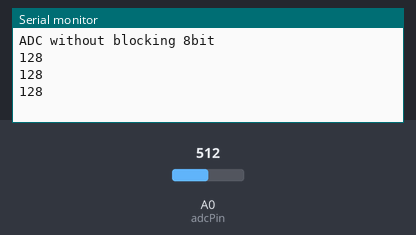
Recording of a sketch running on a simulated Arduino Uno, built with avr-gcc and run on an emulated ATmega328P. On the bench: the last lines printed to the serial monitor. The test bench sets the inputs (shaded band); at power-on: A0 (adcPin) = 512.

Above: at 1.3 s.
1.4 s: A0 (adcPin) set to 716
At 1.9 s:
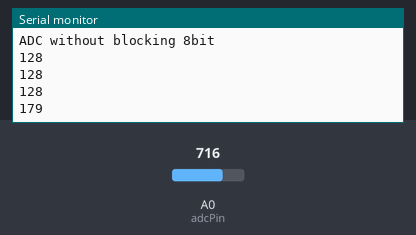
2.9 s: A0 (adcPin) set to 900
At 3.4 s:
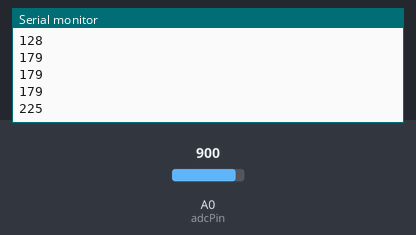
Timing chart, 0 to 5.9 s (numbered marks = the images above; inputs shaded):
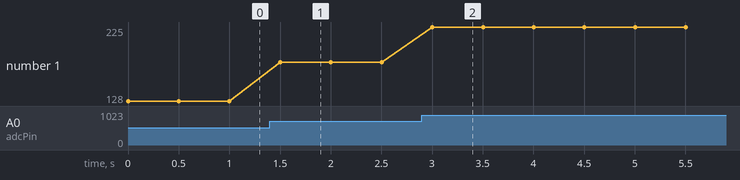

The sketch:

without_blocking_8bit.ino
```cpp
// (licence header left out)
const byte adcPin = A0; // = 14 (pins_arduino.h)

bool adc_conversion_working = false;

void setup() {
  Serial.begin(115200);
  Serial.println("ADC without blocking 8bit");

  ADCSRA = bit(ADEN) // Turn ADC on
           | bit(ADPS0) | bit(ADPS1) | bit(ADPS2); // Prescaler of 128
  ADMUX  = bit(REFS0) // AVCC
           | bit(ADLAR) // ADC Left Adjust Result
           | ((adcPin - 14) & 0x07); // Arduino Uno to ADC pin
}

void loop() {
  if (!adc_conversion_working) {
    bitSet(ADCSRA, ADSC);  // Start a conversion
    adc_conversion_working = true;
  }

  // The ADC clears the bit when done
  if (bit_is_clear(ADCSRA, ADSC)) {
    int value = ADCH;  // Read result
    adc_conversion_working = false;
    Serial.println(value);
    delay(500);
  }
}
```

Measured:
- after the input at 1.4 s, the serial monitor: prints a new line after 0.10 s (image 1)
- after the input at 2.9 s, the serial monitor: prints a new line after 0.10 s (image 2)
- plotted number 1: 128 → 179 after the input at 1.4 s, 179 → 225 after the input at 2.9 s
